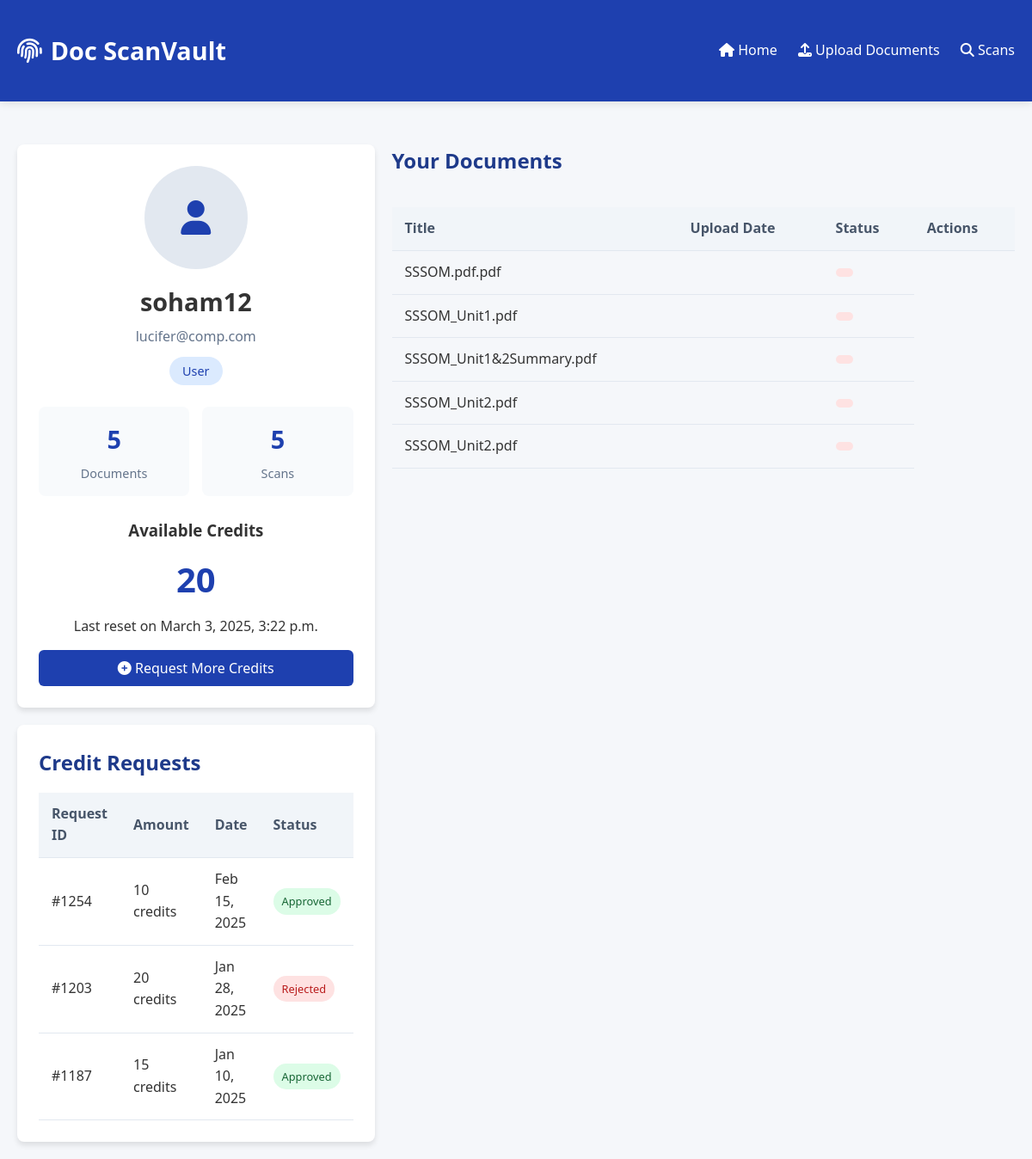
The app's page /user_profile/22/, older data.
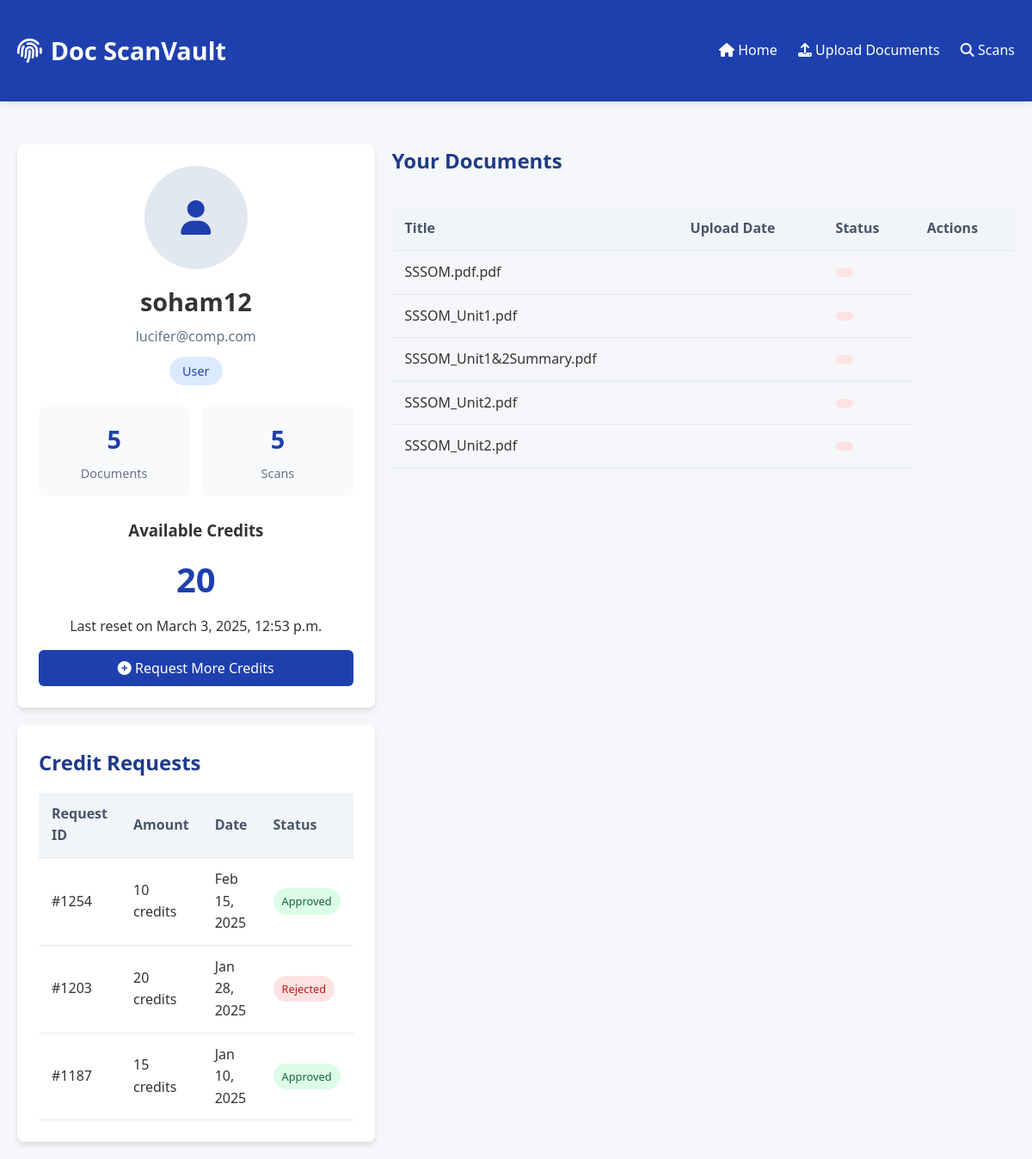
The same page, newer data.
### Doc_ScanVault/models.py (models this page shows, shortened)
class User(models.Model):
    User_id = models.AutoField(primary_key=True)  #autoincrement
    Username = models.CharField(max_length=50)
    email = models.EmailField(max_length=100)
    Passwords = models.CharField(max_length=256)
    role = models.CharField(max_length=20, choices=[
        ('admin', 'Admin'),
        ('user', 'User'),
    ])
    created_at = models.DateTimeField(auto_now_add=True)
    last_login = models.DateTimeField(null=True, blank=True)

class Credit(models.Model):
    user_id = models.IntegerField(primary_key=True)
    balance = models.IntegerField()
    last_reset_date = models.DateTimeField()
    class Meta:
        app_label = 'Doc_ScanVault'

class Document(models.Model):
    document_id = models.AutoField(primary_key=True)
    user_id = models.IntegerField()
    title = models.CharField(max_length=100)
    content = models.TextField()
    file_path = models.CharField(max_length=100)
    file_size = models.IntegerField()
    upload_date = models.DateTimeField(auto_now_add=True)
    content_hash = models.CharField(max_length=100)
    class Meta:
        app_label = 'Doc_ScanVault'

### Doc_ScanVault/views.py (the view, shortened to what this page needs)
# urls.py: path('user_profile/<int:user_id>/', views.user_profile, name='user_profile'),
def user_profile(request,user_id):
    if request.method == "GET":
        user = get_object_or_404(User, User_id=user_id)
        credit = get_object_or_404(Credit, user_id=user_id)
        reset_daily_credits(credit)
        documents = Document.objects.filter(user_id=user_id) .order_by('-upload_date')
        uploaded_count = documents.count()
        scanned_documents = set(ScanTransaction.objects.filter(document_id__in=documents.values_list('document_id', flat=True)).values_list('document_id', flat=True))
        scanned_count = len(scanned_documents)
        documents_data = [
            {
                'document_id': doc.document_id,
                'title': doc.title,
                'file_path': doc.file_path,
                'file_size': doc.file_size,
                'upload_date': doc.upload_date.strftime('%Y-%m-%d %H:%M:%S'),
                'content_hash': doc.content_hash,
                'scan_data': get_scan_data(doc.document_id)
            }
            for doc in documents
        ]
        print(len(documents))
        return render(request, 'Doc_ScanVault/profile.html',{'user': user,'credit':credit,'user_id': user_id, 'documents': documents_data ,'uploaded_count': uploaded_count,
        'scanned_count': scanned_count,})

### Doc_ScanVault/views.py (called while the page is built)
def reset_daily_credits(credit):
    now = timezone.now()
    if now.date() > credit.last_reset_date.date():
        credit.balance = 20
        credit.last_reset_date = timezone.now()
        credit.save()

def get_scan_data(document_id):
    try:
        scan = ScanTransaction.objects.filter(document_id=document_id).latest('scan_date')
        return {
            'scan_id': scan.scan_id,
            'scan_date': scan.scan_date.strftime('%Y-%m-%d %H:%M:%S'),
            'credits_used': scan.credits_used,
        }
    except ScanTransaction.DoesNotExist:
        return None

### Doc_ScanVault/templates/Doc_ScanVault/profile.html (shortened to what this page needs)
<!DOCTYPE html>
<html lang="en">
<head>
    <link rel="stylesheet" href="https://cdnjs.cloudflare.com/ajax/libs/font-awesome/6.4.0/css/all.min.css">
</head>
<body>
    <header>
        <div class="container header-content">
            <div class="logo">
                <i class="fas fa-fingerprint"></i>Doc ScanVault
            </div>
            <div class="nav-links">
                <a href="/"><i class="fas fa-home"></i> Home</a>
                <a href="{% url 'upload' user_id=user_id %}"><i class="fas fa-upload"></i> Upload Documents</a>
                <a href="/scans"><i class="fas fa-search"></i> Scans</a>
            </div>
        </div>
    </header>
    <div class="container">
        <div class="profile-container">
            <div class="profile-card">
                <div class="profile-header">
                    <div class="profile-avatar">
                        <i class="fas fa-user"></i>
                    </div>
                    <h2 class="profile-name">{{ user.Username }}</h2>
                    <p class="profile-email">{{ user.email }}</p>
                    <span class="profile-role">{{ user.role }}</span>
                </div>
                <div class="profile-stats">
                    <div class="stat-card">
                        <div class="stat-number">{{ uploaded_count }}</div>
                        <div class="stat-label">Documents</div>
                    </div>
                    <div class="stat-card">
                        <div class="stat-number">{{ scanned_count }}</div>
                        <div class="stat-label">Scans</div>
                    </div>
                </div>
                <div class="credits-container">
                    <h3>Available Credits</h3>
                    <div class="credits-balance">{{ credit.balance }}</div>
                    <p>Last reset on {{ credit.last_reset_date }}</p>
                    <button id="requestCreditsBtn" class="request-credits-btn">
                        <i class="fas fa-plus-circle"></i> Request More Credits
                    </button>
                </div>
            </div>
            <div class="activity-section">
                <h2 class="section-title">Your Documents</h2>
                {% if documents %}
                <table class="activity-table">
                    <thead>
                        <tr>
                            <th>Title</th>
                            <th>Upload Date</th>
                            <th>Status</th>
                            <th>Actions</th>
                        </tr>
                    </thead>
                    <tbody>
                        {% for doc in documents %}
                        <tr>
                            <td>{{ doc.title }}</td>
                            <td>{{ doc.upload_date|date:"F j, Y" }}</td>
                            <td>
                                <span class="status-badge
                                    {% if doc.status == 'Pending' %}status-pending{% elif doc.status == 'Approved' %}status-approved{% else %}status-rejected{% endif %}">
                                </span>
                            </td>
                        </tr>
                        {% endfor %}
                    </tbody>
                </table>
                {% else %}
                <p>No documents uploaded yet.</p>
                {% endif %}
            </div>
                <div class="profile-card">
                    <h3 class="section-title">Credit Requests</h3>
                    <table class="activity-table">
                        <thead>
                            <tr>
                                <th>Request ID</th>
                                <th>Amount</th>
                                <th>Date</th>
                                <th>Status</th>
                            </tr>
                        </thead>
                        <tbody>
                            <tr>
                                <td>#1254</td>
                                <td>10 credits</td>
                                <td>Feb 15, 2025</td>
                                <td><span class="status-badge status-approved">Approved</span></td>
                            </tr>
                            <tr>
                                <td>#1203</td>
                                <td>20 credits</td>
                                <td>Jan 28, 2025</td>
                                <td><span class="status-badge status-rejected">Rejected</span></td>
                            </tr>
                            <tr>
                                <td>#1187</td>
                                <td>15 credits</td>
                                <td>Jan 10, 2025</td>
                                <td><span class="status-badge status-approved">Approved</span></td>
                            </tr>
                        </tbody>
                    </table>
                </div>
            </div>
        </div>
</body>
</html>

### Doc_ScanVault/templates/Doc_ScanVault/profile.html (style rules this page uses)
* { margin: 0; padding: 0; box-sizing: border-box; font-family: 'Segoe UI', Tahoma, Geneva, Verdana, sans-serif; }
body { background-color: #f5f7fa; color: #333; line-height: 1.6; }
.container { max-width: 1200px; margin: 0 auto; padding: 20px; }
header { background-color: #1e40af; color: white; padding: 1rem 0; box-shadow: 0 2px 10px rgba(0, 0, 0, 0.1); }
.header-content { display: flex; justify-content: space-between; align-items: center; }
.logo { font-size: 1.8rem; font-weight: bold; }
.logo i { margin-right: 10px; }
.nav-links a { color: white; text-decoration: none; margin-left: 20px; transition: opacity 0.3s; }
.profile-container { display: grid; grid-template-columns: 1fr 2fr; gap: 20px; margin-top: 30px; }
.profile-card { background-color: white; border-radius: 8px; box-shadow: 0 4px 6px rgba(0, 0, 0, 0.1); padding: 25px; }
.profile-header { text-align: center; margin-bottom: 25px; }
.profile-avatar { width: 120px; height: 120px; border-radius: 50%; background-color: #e2e8f0; display: flex; align-items: center; justify-content: center; margin: 0 auto 15px; color: #1e40af; font-size: 2.5rem; }
.profile-name { font-size: 1.8rem; font-weight: bold; margin-bottom: 5px; }
.profile-email { color: #64748b; margin-bottom: 5px; }
.profile-role { display: inline-block; background-color: #dbeafe; color: #1e40af; padding: 5px 15px; border-radius: 20px; font-size: 0.9rem; margin-top: 5px; }
.profile-stats { display: grid; grid-template-columns: 1fr 1fr; gap: 15px; margin: 25px 0; }
.stat-card { background-color: #f8fafc; border-radius: 8px; padding: 15px; text-align: center; }
.stat-number { font-size: 1.8rem; font-weight: bold; color: #1e40af; margin-bottom: 5px; }
.stat-label { color: #64748b; font-size: 0.9rem; }
.credits-container { margin-top: 20px; text-align: center; }
.credits-balance { font-size: 2.5rem; font-weight: bold; color: #1e40af; margin: 10px 0; }
.request-credits-btn { background-color: #1e40af; color: white; border: none; padding: 10px 20px; border-radius: 6px; font-size: 1rem; cursor: pointer; transition: background-color 0.3s; width: 100%; margin-top: 15px; }
.activity-section { display: flex; flex-direction: column; gap: 20px; }
.section-title { font-size: 1.5rem; margin-bottom: 15px; color: #1e3a8a; }
.activity-table { width: 100%; border-collapse: collapse; }
.activity-table th, .activity-table td { padding: 12px 15px; text-align: left; border-bottom: 1px solid #e2e8f0; }
.activity-table th { background-color: #f1f5f9; font-weight: 600; color: #475569; }
.status-badge { display: inline-block; padding: 5px 10px; border-radius: 20px; font-size: 0.8rem; text-align: center; }
.status-approved { background-color: #dcfce7; color: #166534; }
.status-rejected { background-color: #fee2e2; color: #b91c1c; }

Row changes from the older to the newer data that the page shows:
changed Credit: last_reset_date "March 3, 2025, 3:22 p.m." → "March 3, 2025, 12:53 p.m."
